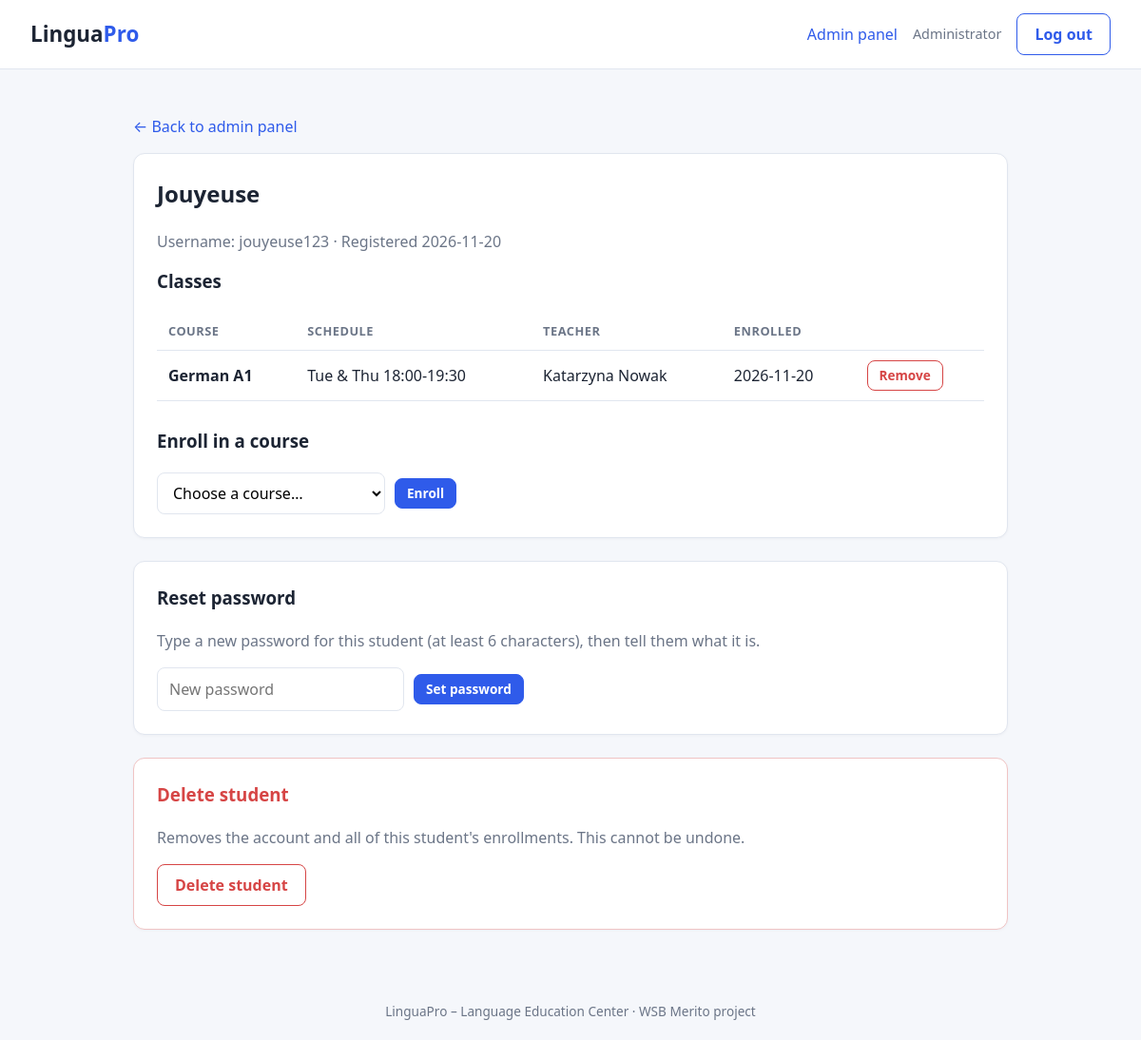
/admin/student/3 (signed in), run on the app's committed database.
### tables this page shows
CREATE TABLE users (
    id            INTEGER PRIMARY KEY AUTOINCREMENT,
    full_name     TEXT NOT NULL,
    username      TEXT NOT NULL UNIQUE,
    password_hash TEXT NOT NULL,
    role          TEXT NOT NULL CHECK (role IN ('student', 'admin')),
    created_at    TEXT NOT NULL DEFAULT CURRENT_TIMESTAMP
);

CREATE TABLE enrollments (
    id          INTEGER PRIMARY KEY AUTOINCREMENT,
    user_id     INTEGER NOT NULL REFERENCES users(id)   ON DELETE CASCADE,
    course_id   INTEGER NOT NULL REFERENCES courses(id) ON DELETE CASCADE,
    enrolled_at TEXT NOT NULL DEFAULT CURRENT_TIMESTAMP,
    UNIQUE (user_id, course_id)
);

CREATE TABLE courses (
    id           INTEGER PRIMARY KEY AUTOINCREMENT,
    name         TEXT NOT NULL,
    language     TEXT NOT NULL,
    level        TEXT NOT NULL,
    schedule     TEXT NOT NULL,
    teacher      TEXT NOT NULL,
    max_students INTEGER NOT NULL DEFAULT 20
);

### app.py (the view)
@app.route("/admin/student/<int:student_id>")
@login_required("admin")
def admin_student(student_id):
    db = get_db()
    student = get_student_or_404(db, student_id)
    courses = db.execute(
        "SELECT c.*, e.enrolled_at FROM enrollments e "
        "JOIN courses c ON c.id = e.course_id "
        "WHERE e.user_id = ? ORDER BY c.language, c.level", (student_id,)).fetchall()
    my_ids = {c["id"] for c in courses}
    available = [c for c in courses_with_counts(db) if c["id"] not in my_ids]
    return render_template("admin_student.html", student=student, courses=courses,
                           available=available)

### app.py (called while the page is built)
def get_db():
    if "db" not in g:
        g.db = sqlite3.connect(DATABASE)
        g.db.row_factory = sqlite3.Row
        g.db.execute("PRAGMA foreign_keys = ON")
    return g.db

def courses_with_counts(db):
    return db.execute(
        "SELECT c.*, COUNT(e.id) AS enrolled FROM courses c "
        "LEFT JOIN enrollments e ON e.course_id = c.id "
        "GROUP BY c.id ORDER BY c.language, c.level").fetchall()

def get_student_or_404(db, student_id):
    student = db.execute("SELECT * FROM users WHERE id = ? AND role = 'student'",
                         (student_id,)).fetchone()
    if not student:
        abort(404)
    return student

@app.before_request
def csrf_protect():
    if "csrf" not in session:
        session["csrf"] = secrets.token_hex(16)
    if request.method == "POST":
        token = request.form.get("csrf", "")
        if not secrets.compare_digest(token, session["csrf"]):
            abort(400, "Invalid form token")

@app.context_processor
def inject_globals():
    return {"csrf_token": session.get("csrf", ""),
            "current_role": session.get("role"),
            "current_name": session.get("name")}

def login_required(role):
    def decorator(view):
        @wraps(view)
        def wrapped(*args, **kwargs):
            if session.get("role") != role:
                flash("Please log in to continue.", "error")
                return redirect(url_for("login"))
            return view(*args, **kwargs)
        return wrapped
    return decorator

### templates/admin_student.html (shortened to what this page needs)
{% extends "base.html" %}
{% block content %}
<p><a href="{{ url_for('admin_dashboard') }}">← Back to admin panel</a></p>
<section class="card">
  <h2>{{ student.full_name }}</h2>
  <p class="muted">Username: {{ student.username }} · Registered {{ student.created_at[:10] }}</p>
  <h3>Classes</h3>
  {% if courses %}
  <table>
    <thead><tr><th>Course</th><th>Schedule</th><th>Teacher</th><th>Enrolled</th><th></th></tr></thead>
    <tbody>
    {% for c in courses %}
      <tr>
        <td><strong>{{ c.name }}</strong></td><td>{{ c.schedule }}</td>
        <td>{{ c.teacher }}</td><td>{{ c.enrolled_at[:10] }}</td>
        <td>
          <form method="post" action="{{ url_for('admin_enrollment_remove') }}" class="inline">
            <button class="btn btn-small btn-danger" type="submit">Remove</button>
          </form>
        </td>
      </tr>
    {% endfor %}
    </tbody>
  </table>
  {% else %}
    <p class="muted">This student is not enrolled in any class.</p>
  {% endif %}
  <h3 class="spaced">Enroll in a course</h3>
  {% if available %}
  <form method="post" action="{{ url_for('admin_enrollment_add') }}" class="inline-form">
    <select name="course_id" required>
      <option value="">Choose a course…</option>
    </select>
    <button class="btn btn-small" type="submit">Enroll</button>
  </form>
  {% else %}
    <p class="muted">This student is already in every course.</p>
  {% endif %}
</section>
<section class="card">
  <h3>Reset password</h3>
  <p class="muted">Type a new password for this student (at least 6 characters), then tell them what it is.</p>
  <form method="post" action="{{ url_for('admin_student_password', student_id=student.id) }}" class="inline-form">
    <input name="password" type="password" minlength="6" required
           placeholder="New password" autocomplete="new-password">
    <button class="btn btn-small" type="submit">Set password</button>
  </form>
</section>
<section class="card danger-zone">
  <h3>Delete student</h3>
  <p class="muted">Removes the account and all of this student's enrollments. This cannot be undone.</p>
  <form method="post" action="{{ url_for('admin_student_delete', student_id=student.id) }}"
        onsubmit="return confirm('Delete this student and all their enrollments? This cannot be undone.');">
    <button class="btn btn-danger" type="submit">Delete student</button>
  </form>
</section>
{% endblock %}

### static/style.css (style rules this page uses)
:root { --bg: #f5f7fb; --card: #ffffff; --text: #1c2433; --muted: #6b7587; --primary: #2f5bea; --primary-dark: #2346c0; --danger: #d64545; --border: #e1e6ef; --success-bg: #e6f6ec; --success-text: #1d6b3a; --error-bg: #fdecec; --error-text: #9b2c2c; }
* { box-sizing: border-box; }
body { margin: 0; font-family: "Segoe UI", system-ui, -apple-system, Roboto, Arial, sans-serif; background: var(--bg); color: var(--text); line-height: 1.5; min-height: 100vh; display: flex; flex-direction: column; }
a { color: var(--primary); text-decoration: none; }
.card { background: var(--card); border: 1px solid var(--border); border-radius: 12px; padding: 24px; margin-bottom: 24px; box-shadow: 0 1px 3px rgba(20, 30, 60, 0.04); }
h2, h3 { margin-top: 0; }
.muted { color: var(--muted); }
input[type="text"], input[type="password"], input:not([type]), input[name] { width: 100%; margin-top: 6px; padding: 10px 12px; border: 1px solid var(--border); border-radius: 8px; font: inherit; background: #fff; }
.btn { display: inline-block; background: var(--primary); color: #fff; border: 1px solid var(--primary); padding: 9px 18px; border-radius: 8px; font: inherit; font-weight: 600; cursor: pointer; }
.btn-small { padding: 5px 12px; font-size: 0.85rem; }
.btn-danger { background: transparent; color: var(--danger); border-color: var(--danger); }
form.inline { display: inline; margin: 0; }
table { width: 100%; border-collapse: collapse; margin-top: 8px; }
th, td { text-align: left; padding: 10px 12px; border-bottom: 1px solid var(--border); vertical-align: middle; }
th { font-size: 0.8rem; text-transform: uppercase; letter-spacing: 0.04em; color: var(--muted); }
select { padding: 9px 12px; border: 1px solid var(--border); border-radius: 8px; font: inherit; background: #fff; min-width: 240px; max-width: 100%; }
.inline-form { display: flex; gap: 10px; align-items: center; flex-wrap: wrap; }
.inline-form input[name] { margin: 0; width: 260px; max-width: 100%; }
.spaced { margin-top: 28px; }
.danger-zone { border-color: #f0c4c4; }
.danger-zone h3 { color: var(--danger); }

### data on the page
users: full_name "Jouyeuse", username "jouyeuse123", created_at "2026-11-20"
enrollments: name "German A1", schedule "Tue & Thu 18:00-19:30", teacher "Katarzyna Nowak", enrolled_at "2026-11-20"

### other printed values
{{ current_name }} "Administrator"
